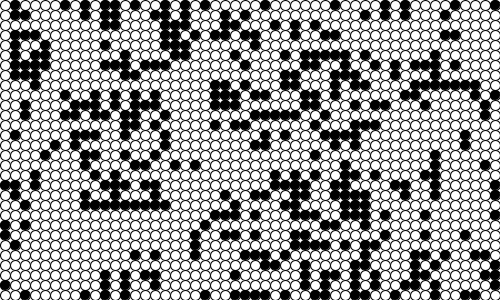
Frame 1 (no input)
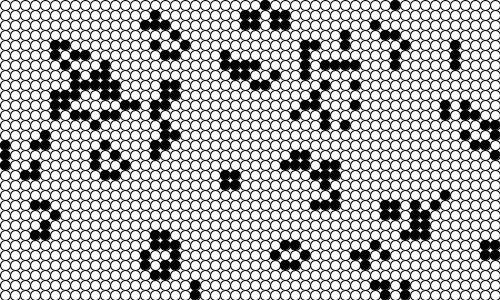
Frame 60 (the mouse pressed at the canvas centre just before this capture)
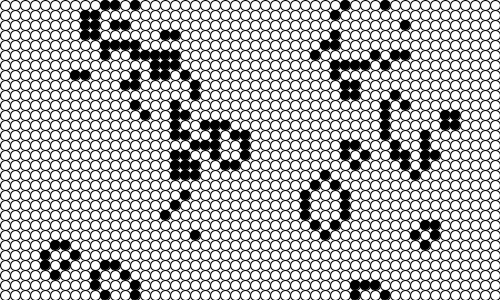
Frame 120 (the mouse held since frame 60 and released just before this capture)

The Processing sketch that drew these frames (run headless with seeded random() and noise(); from frame 60 on, the mouse is pressed at the canvas centre):

// Processing sketch: c7_1_ca
// ── c7_1_ca.pde
import java.util.List;
import java.util.ArrayList;


Cell[][] cellArray;
int NUM_X;
int NUM_Y;
final int CELL_SIZE = 10;

void setup(){
    size(500,300);
    NUM_X = floor(width/CELL_SIZE);
    NUM_Y = floor(height/CELL_SIZE);
    restart();
}

void restart(){
    cellArray = new Cell[NUM_X][NUM_Y];
    for(int x=0; x<NUM_X; x++){
        for(int y=0; y<NUM_Y; y++){
            cellArray[x][y] = new Cell(x, y);
        }
    }

    for(int x=0; x<NUM_X; x++){
        for(int y=0; y<NUM_Y; y++){
            int above = y-1;
            int below = y+1;
            int left = x-1;
            int right = x+1;
            if(above < 0){
                above = NUM_Y-1;
            }
            if(below == NUM_Y){
                below = 0;
            }
            if(left < 0){
                left = NUM_X-1;
            }
            if(right == NUM_X){
                right = 0;
            }
            cellArray[x][y].addNeighbour(cellArray[left][above]);
            cellArray[x][y].addNeighbour(cellArray[left][y]);
            cellArray[x][y].addNeighbour(cellArray[left][below]);
            cellArray[x][y].addNeighbour(cellArray[x][above]);
            cellArray[x][y].addNeighbour(cellArray[x][below]);
            cellArray[x][y].addNeighbour(cellArray[right][above]);
            cellArray[x][y].addNeighbour(cellArray[right][y]);
            cellArray[x][y].addNeighbour(cellArray[right][below]);
        }
    }
}

void draw(){
    background(255);
    for(int x=0; x<NUM_X; x++){
        for(int y=0; y<NUM_Y; y++){
            cellArray[x][y].calcNextState();
        }
    }
    translate(CELL_SIZE/2, CELL_SIZE/2);

    for(int x=0; x<NUM_X; x++){
        for(int y=0; y<NUM_Y; y++){
            cellArray[x][y].draw();
        }
    }
}

void mousePressed(){
    restart();
}

class Cell{
    private float x, y;
    private boolean state;
    private boolean nextState;
    List<Cell> neighbours;

    Cell(float ex, float why){
        this.x = ex * CELL_SIZE;
        this.y = why * CELL_SIZE;
        this.nextState = random(2)>1;
        this.state = nextState;
        this.neighbours = new ArrayList();
    }

    void addNeighbour(Cell cell){
        this.neighbours.add(cell);
    }

    private int getLiveCount(){
        int n = 0;
        for(Cell c : this.neighbours){
            if(c.state){
                n++;
            }
        }
        return n;
    }

    void calcNextState(){
        boolean _nextState = true;
        int n = this.getLiveCount();
        if(this.state){
            // alive
            _nextState = (n == 2 || n == 3);
        }else{
            // dead
            _nextState = n == 3;
        }
        this.nextState = _nextState;
    }
    
    void draw(){
        this.state = this.nextState;
        stroke(0);
        int c = this.state ? 0 : 255;
        fill(c);
        ellipse(this.x, this.y, CELL_SIZE, CELL_SIZE);
    }
}
